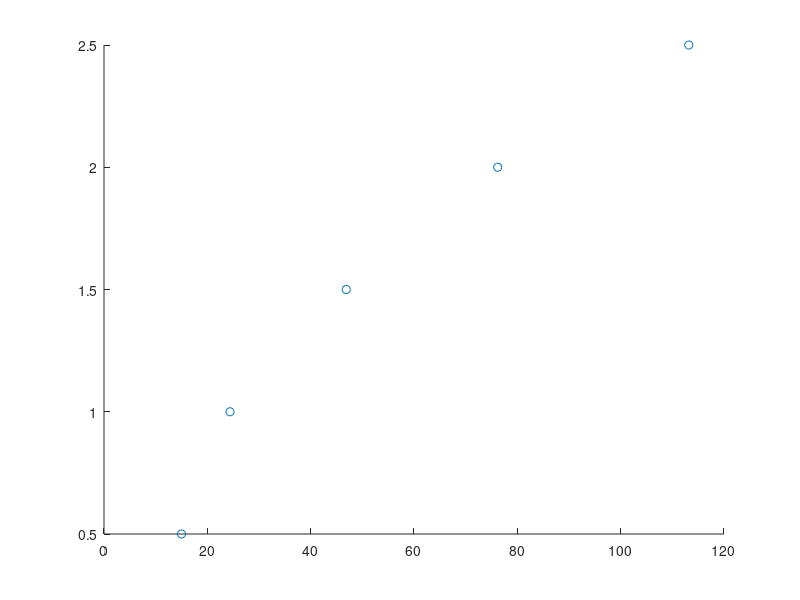
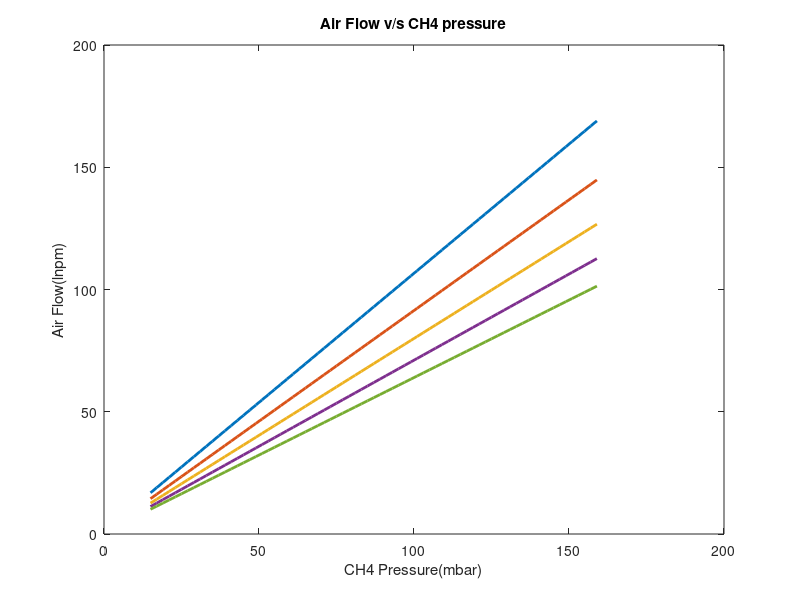

Reproduce these figures in MATLAB, in order. (Note: this script raises an error after producing the figures.)
close all
clear all
p_gas = [15;24.3891;46.8891;76.1927;113.172];%gas pressure in mbar from manual
p_air = [15;18.285;39.9087;69.0084;104.06];%air pressure in mbar from manual
P_therm = [0.5,1,1.5,2, 2.5];%thermal power from manual
figure
scatter(p_gas,P_therm)
%% extracting polynomial fit for gas pressure vs thermal power
poly = polyfit(P_therm.',p_gas,2)
pin = polyval(poly,3.1) % gas pressure for a certain thermal power
%% Linear fit to gas pressure and thermal power data from manual
% linear fit seemed to work better than polyfit when tested on pilot burner
% with ignition.
% y-y1=m(x-x1)
y1 = P_therm(1);
m = (P_therm(3) - P_therm(1))/(p_gas(3) - p_gas(1));
x1 = p_gas(1);
Phi_range = 1;
phi = 0.952;%0.952 recommended
Hu_fuel = 9.01*3600;%kW s/m3
p_ch4 = 15:2:160;
P_therm_exp = m.*(p_ch4-x1)+y1; 
vdot_fuel = (P_therm_exp./Hu_fuel);%m3/s
vdot_fuel_lpm = (P_therm_exp./Hu_fuel).*(60000);%lpm
rho_fuel = 0.78;%kg/m3
AF_stoic = 2*(32+3.76*28)/16;% stoichiometric air fuel ratio for methane-air
figure
for phi = 0.6:0.1:1
    mdot_air = vdot_fuel.*rho_fuel.*(AF_stoic)/phi;
    vdot_air_lnpm = (mdot_air./1.225).*60000;%lnpm

% for i =1:Phi_range
    plot(p_ch4,vdot_air_lnpm,'LineWidth',2)
    hold on
% end
end
title(sprintf('Air Flow v/s CH4 pressure'));
xlabel('CH4 Pressure(mbar)');
ylabel('Air Flow(lnpm)');
leg=legend(string(0.6:0.05:1), 'Location','northwest');
title(leg,'\phi');
grid on


figure
% for i =1:Phi_range
    plot(p_ch4,P_therm_exp,'LineWidth',2)
    hold on
% end
title(sprintf('Thermal power v/s CH4 pressure'));
xlabel('CH4 Pressure(mbar)');
ylabel('Power(kW)');
grid on

figure
% for i =1:Phi_range
    plot(p_ch4,vdot_fuel_lpm,'LineWidth',2)
    hold on
% end
title(sprintf('CH4 Flow v/s CH4 pressure'));
xlabel('CH4 Pressure(mbar)');
ylabel('CH4 flow(lnpm)');
grid on
